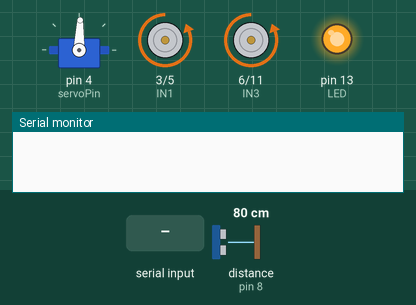
The sketch below on a simulated Arduino Uno, built with avr-gcc and run on an emulated ATmega328P. On the bench: servo, motor-driver pin pairs drawn as motors (green arrow = first pin HIGH = forward, orange = second pin HIGH = backward, longer = more drive), output pins drawn as LEDs (lit = HIGH), the last lines printed to the serial monitor. Wiring (inferred from the names in the program): ultrasonic range finder: trigger pin 7; echo pin 8. Inputs (shaded band) come from the test bench; at power-on: distance to the obstacle (sensor on pin 8) 80 cm. The echo pulse lasts 58.3 µs per cm; pins used as bus, display or sensor lines are not drawn.

Above: at 3.7 s.
3.8 s: distance to the obstacle (sensor on pin 8) set to 18 cm
5.3 s: distance to the obstacle (sensor on pin 8) set to 14 cm
At 7.6 s:
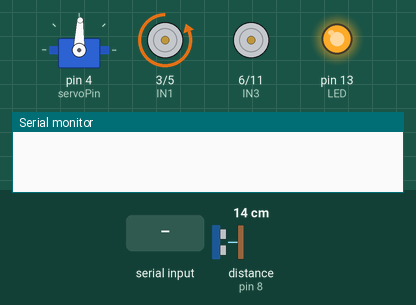
8.3 s: "M" received over the second serial link
At 11.0 s:
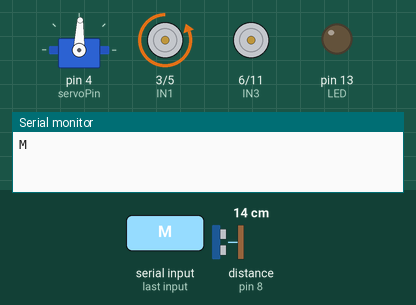
11.3 s: "F" received over the second serial link
At 12.5 s:
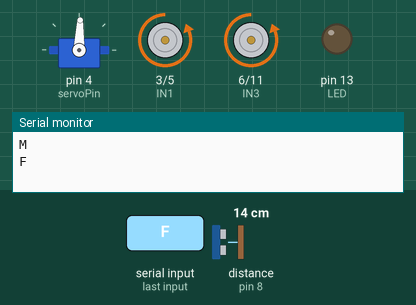
12.8 s: "B" received over the second serial link
At 13.8 s:
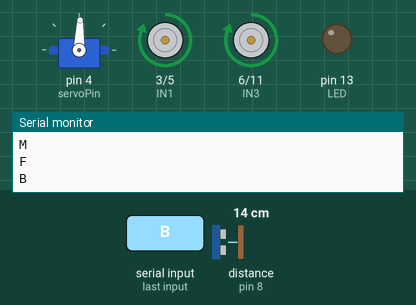
14.3 s: "L" received over the second serial link
At 15.0 s:
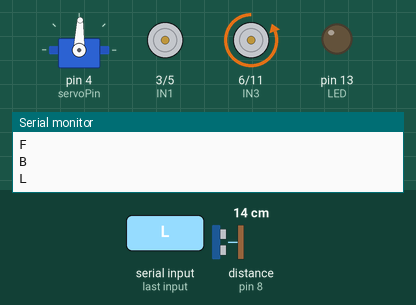
Timing chart, 0 to 16.8 s (numbered marks = the images above; inputs shaded):
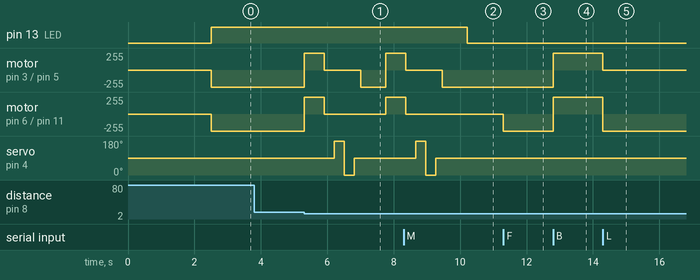

Measured:
- the behaviour switches between 16 and 15 cm on distance to the obstacle (sensor on pin 8) (found by bisection; images 0 and 1)
- after the input at 3.8 s, every drawn part: stays the same
- after the input at 5.3 s, motor on pin 3 (IN1) / pin 5 (IN2): backward 255/255 → forward 255/255 at once, → stopped 0.60 s later, → backward 255/255 1.1 s later, → forward 255/255 0.75 s later; motor on pin 6 (IN3) / pin 11 (IN4): backward 255/255 → forward 255/255 at once, → stopped 0.60 s later, → forward 255/255 1.9 s later
- after the input at 8.3 s, pin 13 (LED): HIGH → LOW after 1.9 s; motor on pin 3 (IN1) / pin 5 (IN2): goes on until 9.5 s, then stays backward 255/255; motor on pin 6 (IN3) / pin 11 (IN4): goes on until 8.4 s, then stays stopped
- after the input at 11.3 s, motor on pin 6 (IN3) / pin 11 (IN4): stopped → backward 255/255 at once
- after the input at 12.8 s, motor on pin 3 (IN1) / pin 5 (IN2), motor on pin 6 (IN3) / pin 11 (IN4): backward 255/255 → forward 255/255 at once
- after the input at 14.3 s, motor on pin 3 (IN1) / pin 5 (IN2): forward 255/255 → stopped at once; motor on pin 6 (IN3) / pin 11 (IN4): forward 255/255 → backward 255/255 at once

The sketch:

RobotiCamp_2023_Robot.ino
```cpp
/*
   Titre  : RobotiCamp_2023_Robot
   Auteur : Frédéric Druppel
   Date   : 2023-08-02
   Link   : https://github.com/fred-corp/ESC_Robotic_Camp_2023
   Link 2 : https://bit.ly/ESC_Robotic


   Initialisation (setup) :
   1. Définir les E/S
   2. Regarder droit devant
   3. Délai avant de commencer les tâches

   Tâches (loop) :
   1. Le robot doit avancer en ligne droite
   2. Si il y a un obstacle :
     2.0 : Reculer un peu (optionnel)
     2.1 : Le robot s'arrête
     2.2 : Regarder le dégagement à gauche
     2.3 : Regarder le dégagement à droite
     2.4 : Tourner dans le sens où il y a le plus de dégagement
   3. Recommencer au point 1

*/

#include <Servo.h>
#include <SoftwareSerial.h>

// Motor driver pins
#define IN1 3
#define IN2 5
#define IN3 6
#define IN4 11

// Distance sensor pins
#define TRIG 7
#define ECHO 8

#define servoPin 4

// SoftwareSerial
#define txPin 9      // -> RX BlueTooth module
#define rxPin 10     // -> TX BlueTooth module

// Others
#define LED 13


Servo myservo;

SoftwareSerial bluetooth(rxPin, txPin);

// Calibration
const int forwardLeft   = 255;
const int forwardRight  = 255;
const int backwardLeft  = 255;
const int backwardRight = 255;

boolean autoMode = true;

void setup() {
  pinMode(IN1, OUTPUT);
  pinMode(IN2, OUTPUT);
  pinMode(IN3, OUTPUT);
  pinMode(IN4, OUTPUT);

  pinMode(TRIG, OUTPUT);
  pinMode(ECHO, INPUT);

  pinMode(txPin, OUTPUT);
  pinMode(rxPin, INPUT);

  pinMode(LED, OUTPUT);

  myservo.attach(servoPin);
  myservo.write(88);

  bluetooth.begin(9600);
  Serial.begin(9600);
  delay(2500);
}

void loop() {
  digitalWrite(LED, autoMode);

  if (autoMode) {
    autoPilot();
  }

  if (bluetooth.available()) {
    char received = bluetooth.read();
    Serial.println(received);

    switch (received) {
      case 'M':
        autoMode = !autoMode;
        break;
      case 'F':
        forward();
        break;
      case 'B':
        backward();
        break;
      case 'L':
        left();
        break;
      case 'R':
        right();
        break;
      case 'S':
        MStop();
        break;
    }
  }
}

void autoPilot() {
  if (distanceSensor() < 15) {
    backward();
    delay(600);

    MStop();
    delay(300);


    lookLeft();
    float distanceLeft = distanceSensor();
    delay(100);

    lookRight();
    float distanceRight = distanceSensor();
    delay(100);

    lookForward();

    if (distanceLeft > distanceRight) {
      left();
      delay(750);
    } else {
      right();
      delay(750);
    }

  }
  else {
    forward();
  }
}

void lookLeft() {
  myservo.write(180);
  delay(200);
}

void lookRight() {
  myservo.write(0);
  delay(200);
}

void lookForward() {
  myservo.write(88);
  delay(200);
}

void forward() {
  M1Move(0, forwardLeft);
  M2Move(0, forwardRight);
}

void backward() {
  M1Move(backwardLeft, 0);
  M2Move(backwardRight, 0);
}

void left() {
  M1Move(0, 0);
  M2Move(0, forwardRight);
}

void right() {
  M1Move(0, forwardLeft);
  M2Move(0, 0);
}

void MStop() {
  digitalWrite(IN1, LOW);
  digitalWrite(IN2, LOW);
  digitalWrite(IN3, LOW);
  digitalWrite(IN4, LOW);
}

void M1Move(int speed1, int speed2) {
  analogWrite(IN1, speed1);
  analogWrite(IN2, speed2);
}

void M2Move(int speed3, int speed4) {
  analogWrite(IN3, speed3);
  analogWrite(IN4, speed4);
}

float distanceSensor() {
  digitalWrite(TRIG, HIGH);
  delayMicroseconds(10);
  digitalWrite(TRIG, LOW);
  delayMicroseconds(10);

  int time = pulseIn(ECHO, HIGH);

  float distance = ((time * 340.0) / 2.0) / 10000;

  return distance;
}
```
